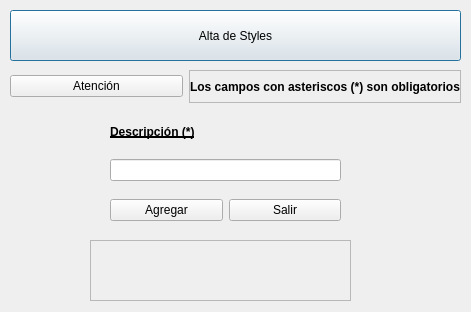
<?xml version="1.0" encoding="UTF-8"?>
<ui version="4.0">
 <class>DialogAltaStylos</class>
 <widget class="QDialog" name="DialogAltaStylos">
  <property name="geometry">
   <rect>
    <x>0</x>
    <y>0</y>
    <width>471</width>
    <height>312</height>
   </rect>
  </property>
  <property name="windowTitle">
   <string>Dialog</string>
  </property>
  <property name="windowIcon">
   <iconset>
    <activeon>:/icons/pix/oxygen/48x48/categories/applications-graphics.png</activeon>
   </iconset>
  </property>
  <widget class="QPushButton" name="pushButton">
   <property name="geometry">
    <rect>
     <x>10</x>
     <y>10</y>
     <width>451</width>
     <height>51</height>
    </rect>
   </property>
   <property name="text">
    <string>Alta de Styles</string>
   </property>
   <property name="icon">
    <iconset>
     <activeon>:/icons/pix/oxygen/48x48/categories/applications-graphics.png</activeon>
    </iconset>
   </property>
   <property name="iconSize">
    <size>
     <width>32</width>
     <height>32</height>
    </size>
   </property>
  </widget>
  <widget class="QLabel" name="mensaje">
   <property name="geometry">
    <rect>
     <x>90</x>
     <y>240</y>
     <width>261</width>
     <height>61</height>
    </rect>
   </property>
   <property name="font">
    <font>
     <weight>75</weight>
     <bold>true</bold>
    </font>
   </property>
   <property name="frameShape">
    <enum>QFrame::StyledPanel</enum>
   </property>
   <property name="frameShadow">
    <enum>QFrame::Raised</enum>
   </property>
   <property name="text">
    <string/>
   </property>
   <property name="alignment">
    <set>Qt::AlignCenter</set>
   </property>
  </widget>
  <widget class="QWidget" name="layoutWidget">
   <property name="geometry">
    <rect>
     <x>110</x>
     <y>110</y>
     <width>231</width>
     <height>71</height>
    </rect>
   </property>
   <layout class="QVBoxLayout" name="verticalLayout">
    <item>
     <widget class="QLabel" name="label">
      <property name="font">
       <font>
        <weight>75</weight>
        <bold>true</bold>
        <underline>true</underline>
       </font>
      </property>
      <property name="text">
       <string>Descripción (*)</string>
      </property>
     </widget>
    </item>
    <item>
     <widget class="QLineEdit" name="descripcion">
      <property name="alignment">
       <set>Qt::AlignCenter</set>
      </property>
     </widget>
    </item>
   </layout>
  </widget>
  <widget class="QWidget" name="layoutWidget">
   <property name="geometry">
    <rect>
     <x>110</x>
     <y>190</y>
     <width>231</width>
     <height>41</height>
    </rect>
   </property>
   <layout class="QHBoxLayout" name="horizontalLayout">
    <item>
     <widget class="QPushButton" name="agregar">
      <property name="text">
       <string>Agregar</string>
      </property>
      <property name="icon">
       <iconset>
        <activeon>:/icons/pix/oxygen/48x48/actions/mail-mark-notjunk.png</activeon>
       </iconset>
      </property>
      <property name="iconSize">
       <size>
        <width>22</width>
        <height>22</height>
       </size>
      </property>
     </widget>
    </item>
    <item>
     <widget class="QPushButton" name="salir">
      <property name="text">
       <string>Salir</string>
      </property>
      <property name="icon">
       <iconset>
        <activeon>:/icons/pix/oxygen/48x48/actions/edit-delete.png</activeon>
       </iconset>
      </property>
      <property name="iconSize">
       <size>
        <width>22</width>
        <height>22</height>
       </size>
      </property>
     </widget>
    </item>
   </layout>
  </widget>
  <widget class="QWidget" name="layoutWidget_2">
   <property name="geometry">
    <rect>
     <x>10</x>
     <y>70</y>
     <width>451</width>
     <height>33</height>
    </rect>
   </property>
   <layout class="QHBoxLayout" name="horizontalLayout_8">
    <item>
     <widget class="QPushButton" name="pushButton_2">
      <property name="text">
       <string>Atención</string>
      </property>
      <property name="icon">
       <iconset>
        <activeon>:/icons/pix/oxygen/48x48/status/security-medium.png</activeon>
       </iconset>
      </property>
      <property name="iconSize">
       <size>
        <width>22</width>
        <height>22</height>
       </size>
      </property>
     </widget>
    </item>
    <item>
     <widget class="QLabel" name="label_11">
      <property name="font">
       <font>
        <weight>75</weight>
        <bold>true</bold>
       </font>
      </property>
      <property name="frameShape">
       <enum>QFrame::StyledPanel</enum>
      </property>
      <property name="frameShadow">
       <enum>QFrame::Raised</enum>
      </property>
      <property name="text">
       <string>Los campos con asteriscos (*) son obligatorios</string>
      </property>
      <property name="alignment">
       <set>Qt::AlignCenter</set>
      </property>
     </widget>
    </item>
   </layout>
  </widget>
 </widget>
 <resources/>
 <connections/>
</ui>
